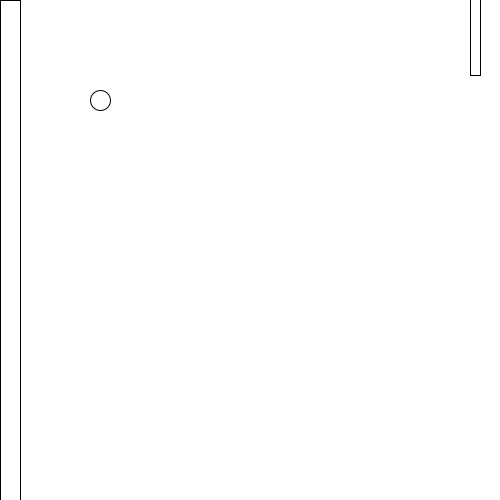
Frame 1 (no input)
Frame 60 (the mouse pressed at the canvas centre just before this capture): identical to frame 1, image omitted
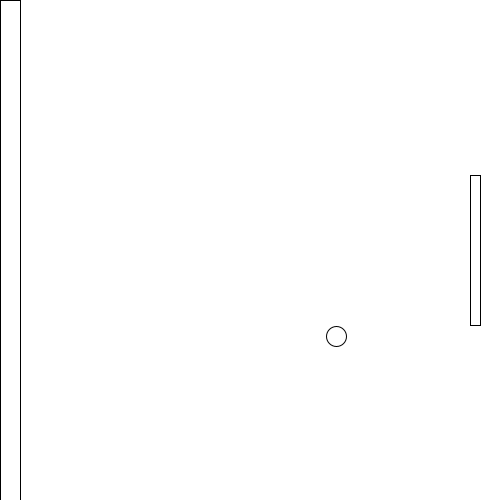
Frame 120 (the mouse held since frame 60 and released just before this capture)

The Processing sketch that drew these frames (run headless with seeded random() and noise(); from frame 60 on, the mouse is pressed at the canvas centre):

// Processing sketch: spill
// ── spill.pde
boolean spillStart = false;
float x = 100;
float y = 100;
float fartX = 4;
float fartY = 4;
int strPlate = 150;


int antallTreffPaPlate = 0;

void mousePressed() {
  spillStart = !spillStart;
}

// Denne metoden skal du skrive selv. Her viser du tallet i 'antallTreffPaPlate' i spillet.
void visTeller() {
}

void setup() {
  size(500, 500);
}

void draw() { 
  background(255);
  
  visTeller();

  // ballen
  ellipse(x, y, 20, 20);

  // veggen
  rect(0, 0, 20, height);
  
  // plata
  int littFraKanten = width-30;
  int midtPaPlata = mouseY-strPlate/2;
  rect(littFraKanten, midtPaPlata, 10, strPlate);


  if (spillStart) {

    x = x + fartX;
    y = y + fartY;

    // hvis ballen treffer plata, inverter retning til x slik at ballen spretter tilbake
    if (x > width-30 && x < width-20 && y > mouseY-strPlate/2 && y < mouseY+strPlate/2 ) {
      fartX = fartX * -1;
      x = x + fartX;
  
      antallTreffPaPlate++;
    } 

    // hvis ballen treffer veggen, endre retning på x
    if (x < 25) {
      fartX = fartX * -1.1;
      x = x + fartX;
    }
    
    // hvis ballen treffer i tak/gulv, skift retning på y 
    if ( y > height || y < 0 ) {
      fartY = fartY * -1;
      y = y + fartY;
    }
    
    // reset innstillinger når man taper
    // her skal alle verdier settes til sin opprinnelige verdi
    if (x > width) { 
      
      fill(0);
      textSize(24);
      text("Game Over!", 50, height/2);

    }
  }
}
